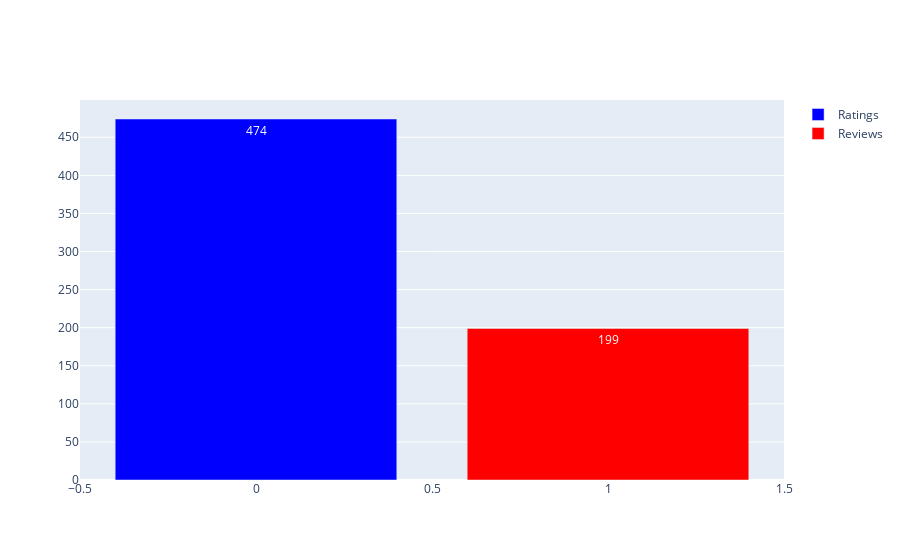

Here is the notebook cell this chart was saved with:
### Code cell
fig = go.Figure()
fig.add_trace(go.Bar(
 x = [0],
 y=[balance_counts[0]],
 name='Ratings',
 text=[balance_counts[0]],
 textposition='auto',
 marker_color= 'blue'
))
fig.add_trace(go.Bar(x= [1],
 y=[balance_counts[1]],
 name='Reviews',
 text=[balance_counts[1]],
 textposition='auto',
 marker_color= 'red'
))
fig.show()

### Figure 1 — Plotly figure (JSON) as saved in the notebook; plotly's stock layout.template omitted (floating-point values rounded to 4 significant figures)
{"data": [{"marker": {"color": "blue"}, "name": "Ratings", "text": ["474"], "textposition": "auto", "type": "bar", "x": [0], "y": [474]}, {"marker": {"color": "red"}, "name": "Reviews", "text": ["199"], "textposition": "auto", "type": "bar", "x": [1], "y": [199]}], "layout": {}}
